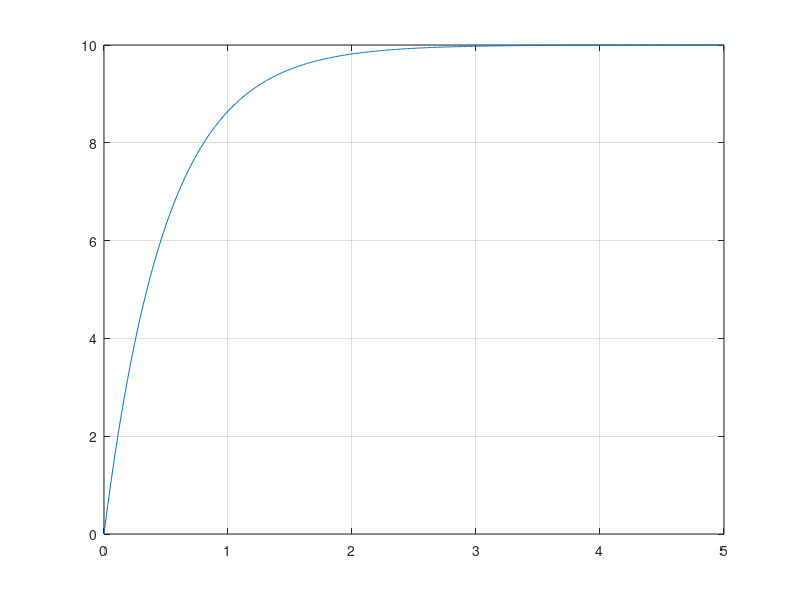

This chart was generated by the following MATLAB code: (Note: this script raises an error after producing the figure.)
%%  S5 - APP3 - PROBLEMATIQUE - XXXXXX_XXXXXXX_XXXXXXX.M
%   Auteur:     Giuseppe Lomonaco
%   CIP:        LOMG2301
%   Auteur:     Jean Dodie Ombeni
%   CIP:        OMBJ2301
%   Auteur:     Anthony Royer
%   CIP:        ROYA2019

%   Date de creation:                       26-Septembre-2023
%   Date de derniere modification:          26-Septembre-2023

%   DESCRIPTION:    laboratoire 1

clc
close all
clear 




% load("DonneesIdentifSyst1erOrdre_2.mat")




%% EXERCICE 1 - MOINDRES CARRES
disp("EXERCICE 1 - MOINDRES CARRES")
load("DonneesIdentifSyst1erOrdre_1.mat")

%                                 ____________
% de base on a          R(s) -->  | K/(1+Ts) |  --> Y(s)
%                                 ____________

figure
plot(t, y)
grid on

X1 = [u(1:end-1)];
X2 = -diff(y)./diff(t);

X = [X1 X2];
Y = [y(1:end-1)];

P = X'*Y;
R = X'*X;

% la matrice A contient les parametres K et T
A = inv(R) * P;
K = A(1)
T = A(2)









%% EXERCICE 2 - notes de cours JdeL polesmodesdominants sect 5 num na), b) et c) de lex 1
% utiliser les fonction   tf    series  parallel    residue     dcgain  step
disp("EXERCICE 2 - POLES DOMINANTS")

% fonction de transfert 1
num1 = [2   6.4];
den1 = [1    8];
tf1 = tf(num1,den1)

%fonction de transfert 2
num2 = [25];
den2 = [1   14.8    61.7    47  25];
tf2 = tf(num2, den2)

%fonction de transfert 3
num3 = [3];
den3 = [1   3];
tf3 = tf(num3, den3)

% fonction de transfert et 
G = tf1*tf2*tf3

% 1 - le v signifie quon veut le vecteur
[numG, denG] = tfdata(G, 'v')
[R, P, K] = residue(numG, denG) 

% 2 - trouver le ratio du pole dominant
ratio = abs((R)./real(P))

% 3 - calculer la fonction de transfert du systeme reduit determine a partir
% des poles dominants --- dans cet exemple, on suppose que les poles i et j
% ont les valeurs les plus elevees du ratio definit ci dessus (poles
% dominants), ici le 5e et 6e selon le ratio
[num_reduit, den_reduit] = residue(R(5:6), P(5:6), K);


% 4 - Correction du gain DC du systeme reduit
gain_0 = dcgain(numG, denG);
gain_reduit = dcgain(num_reduit, den_reduit)
num_reduit_2 = num_reduit * (gain_0/gain_reduit)












%% EXERCICE 3







